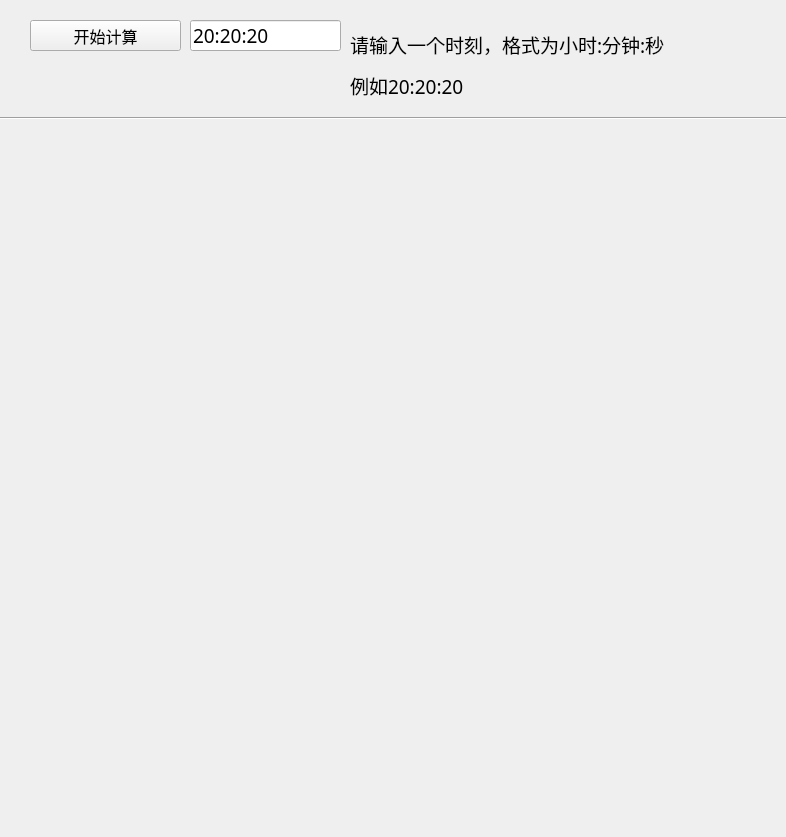
<?xml version="1.0" encoding="UTF-8"?>
<ui version="4.0">
 <class>Dialog</class>
 <widget class="QDialog" name="Dialog">
  <property name="geometry">
   <rect>
    <x>0</x>
    <y>0</y>
    <width>786</width>
    <height>837</height>
   </rect>
  </property>
  <property name="windowTitle">
   <string>Dialog</string>
  </property>
  <widget class="QPushButton" name="pushButton">
   <property name="geometry">
    <rect>
     <x>30</x>
     <y>20</y>
     <width>151</width>
     <height>31</height>
    </rect>
   </property>
   <property name="font">
    <font>
     <family>.PingFang SC</family>
     <pointsize>12</pointsize>
    </font>
   </property>
   <property name="focusPolicy">
    <enum>Qt::NoFocus</enum>
   </property>
   <property name="text">
    <string>开始计算</string>
   </property>
   <property name="autoDefault">
    <bool>false</bool>
   </property>
  </widget>
  <widget class="QLineEdit" name="lineEdit">
   <property name="geometry">
    <rect>
     <x>190</x>
     <y>20</y>
     <width>151</width>
     <height>31</height>
    </rect>
   </property>
   <property name="font">
    <font>
     <family>.PingFang SC</family>
     <pointsize>14</pointsize>
    </font>
   </property>
   <property name="text">
    <string>20:20:20</string>
   </property>
  </widget>
  <widget class="QLabel" name="label">
   <property name="geometry">
    <rect>
     <x>350</x>
     <y>0</y>
     <width>651</width>
     <height>131</height>
    </rect>
   </property>
   <property name="font">
    <font>
     <family>.PingFang SC</family>
     <pointsize>14</pointsize>
    </font>
   </property>
   <property name="text">
    <string>&lt;html&gt;&lt;head/&gt;&lt;body&gt;&lt;p&gt;请输入一个时刻，格式为小时:分钟:秒&lt;/p&gt;&lt;p&gt;例如20:20:20&lt;/p&gt;&lt;/body&gt;&lt;/html&gt;</string>
   </property>
   <property name="wordWrap">
    <bool>true</bool>
   </property>
  </widget>
  <widget class="Line" name="line">
   <property name="geometry">
    <rect>
     <x>0</x>
     <y>110</y>
     <width>1221</width>
     <height>16</height>
    </rect>
   </property>
   <property name="font">
    <font>
     <family>.PingFang SC</family>
     <pointsize>8</pointsize>
     <weight>50</weight>
     <bold>false</bold>
    </font>
   </property>
   <property name="contextMenuPolicy">
    <enum>Qt::DefaultContextMenu</enum>
   </property>
   <property name="orientation">
    <enum>Qt::Horizontal</enum>
   </property>
  </widget>
 </widget>
 <resources/>
 <connections/>
</ui>
